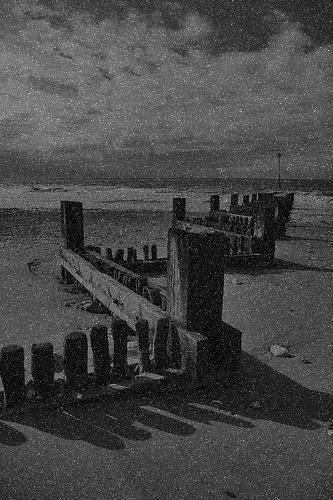
#> input picture noisy4.jpg, 333 x 500 px
$ python Adaptive_Filters.py
#> lines starting #> are read from the running program, lines starting #| are printed output that depends on the picture
#> further down, image is the input picture: shape (500, 333); min 0, max 255, mean 69.7
import cv2
import numpy as np
from matplotlib import pyplot as plt

# [26 lines of commented-out code are left out]

def adaptive_mean_filter(image, size):
#> called with size = 3
    pad_size = size // 2
    padded_image = cv2.copyMakeBorder(image, pad_size, pad_size, pad_size, pad_size, cv2.BORDER_REFLECT)
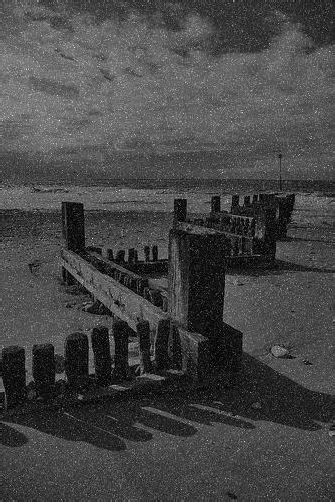
#> padded_image: shape (502, 335); min 0, max 255, mean 69.7
    output = np.zeros(image.shape, np.float32)

    mean_local = cv2.blur(image, (size, size))
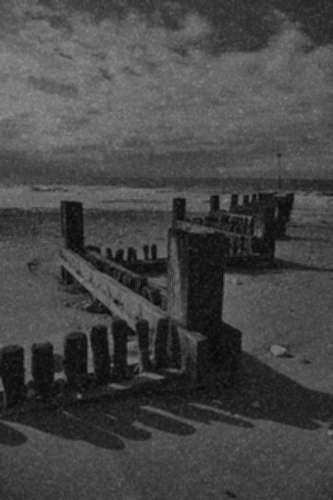
#> mean_local: shape (500, 333); min 6, max 150, mean 69.7
    variance_local = cv2.blur(np.square(image), (size, size)) - np.square(mean_local)
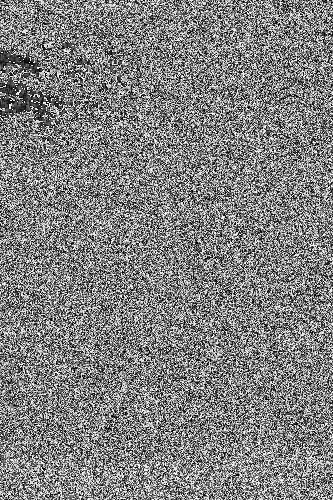
#> variance_local: shape (500, 333); min 0, max 255, mean 128.4
    mean_global = np.mean(image)
#> mean_global = 69.74
    variance_global = np.var(image)
#> variance_global = 1044

    for i in range(pad_size, padded_image.shape[0] - pad_size):
        for j in range(pad_size, padded_image.shape[1] - pad_size):
            local_mean = mean_local[i - pad_size, j - pad_size]
            local_var = variance_local[i - pad_size, j - pad_size]
            if local_var < variance_global:
                output[i - pad_size, j - pad_size] = local_mean
            else:
                output[i - pad_size, j - pad_size] = image[i - pad_size, j - pad_size]

    return output

image = cv2.imread('noisy4.jpg', 0)

adaptive_mean_filtered = adaptive_mean_filter(image, 3)

plt.figure(figsize=(10, 5))
plt.subplot(1, 2, 1), plt.imshow(image, cmap='gray'), plt.title('Noisy Image')
plt.subplot(1, 2, 2), plt.imshow(adaptive_mean_filtered, cmap='gray'), plt.title('Adaptive mean filter applied')
plt.show()
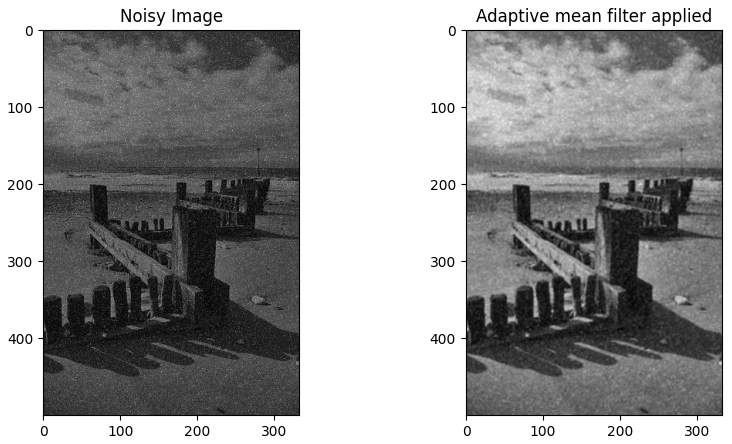
#> figure drawn by matplotlib, 2 panels

$ run again, with noisy3.jpg copied over noisy4.jpg
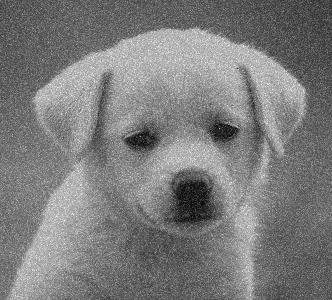
#> input picture noisy3.jpg, 332 x 300 px
#> image is the input picture: shape (300, 332); min 0, max 254, mean 124.1
#> in adaptive_mean_filter, `variance_local = cv2.blur(np.square(image), (size, size)) - np.square(..`:
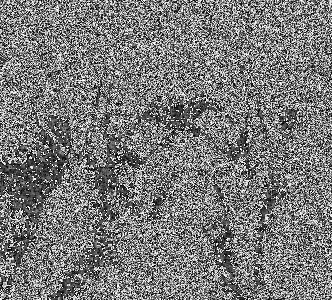
#> variance_local: shape (300, 332); min 0, max 255, mean 121.6
#> mean_global = 124.1
#> variance_global = 1462.7
#> `plt.show()`:
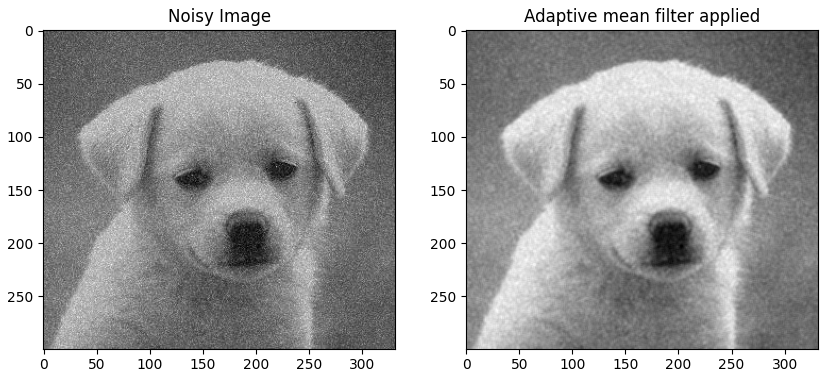
#> figure drawn by matplotlib, 2 panels

$ run again, with noisy1.jpg copied over noisy4.jpg
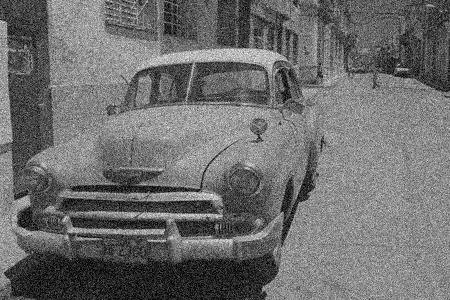
#> input picture noisy1.jpg, 450 x 300 px
#> image is the input picture: shape (300, 450); min 0, max 255, mean 109.4
#> in adaptive_mean_filter, `variance_local = cv2.blur(np.square(image), (size, size)) - np.square(..`:
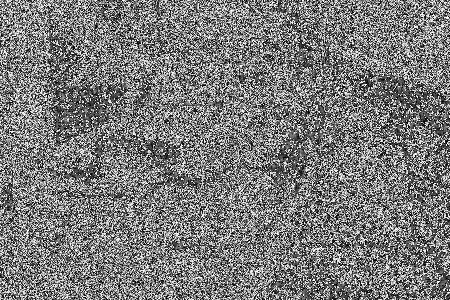
#> variance_local: shape (300, 450); min 0, max 255, mean 122.4
#> mean_global = 109.4
#> variance_global = 2109.5
#> `plt.show()`:
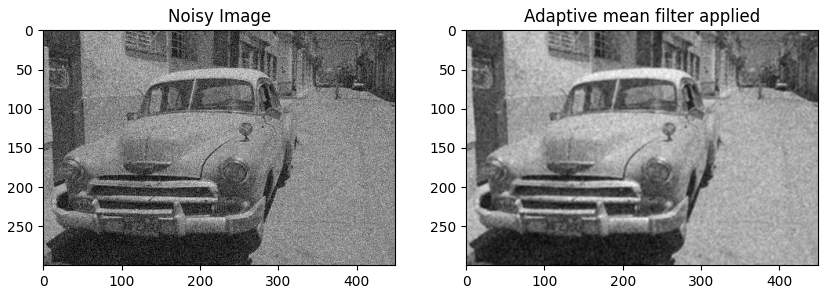
#> figure drawn by matplotlib, 2 panels
